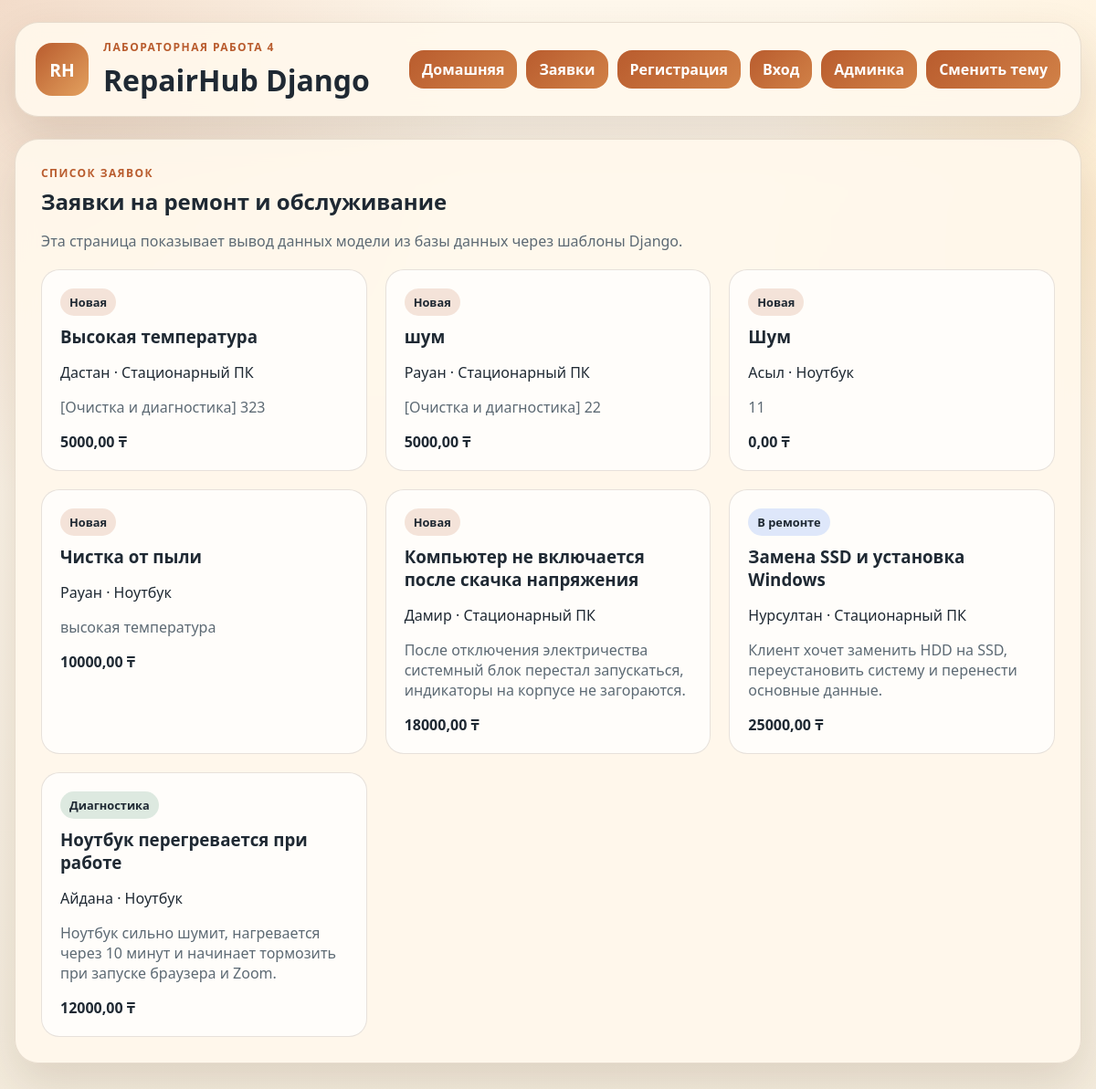
Screenshot of /requests/ with the database file from the repository.
### accounts/models.py (models this page shows, shortened)
class ServiceRequest(models.Model):
    DEVICE_CHOICES = [
        ("pc", "Стационарный ПК"),
        ("laptop", "Ноутбук"),
        ("monoblock", "Моноблок"),
        ("other", "Другое устройство"),
    ]
    STATUS_CHOICES = [
        ("new", "Новая"),
        ("diagnostic", "Диагностика"),
        ("repair", "В ремонте"),
        ("done", "Завершена"),
    ]
    title = models.CharField(max_length=120, verbose_name="Название заявки")
    customer_name = models.CharField(max_length=120, verbose_name="Имя клиента")
    device_type = models.CharField(max_length=20, choices=DEVICE_CHOICES, verbose_name="Тип устройства")
    problem_description = models.TextField(verbose_name="Описание проблемы")
    estimated_price = models.DecimalField(max_digits=10, decimal_places=2, verbose_name="Оценочная стоимость")
    status = models.CharField(max_length=20, choices=STATUS_CHOICES, default="new", verbose_name="Статус")
    created_at = models.DateTimeField(auto_now_add=True, verbose_name="Дата создания")
    class Meta:
        ordering = ["-created_at"]
        verbose_name = "Заявка на ремонт"
        verbose_name_plural = "Заявки на ремонт"

### accounts/views.py (the view)
# urls.py: path("requests/", service_request_list, name="service_requests"),
def service_request_list(request):
    requests = ServiceRequest.objects.all()
    return render(request, "accounts/service_requests.html", {"service_requests": requests})

### templates/accounts/service_requests.html (shortened to what this page needs)
{% extends "base.html" %}
{% block content %}
<main>
    <section class="section-card">
        <p class="eyebrow">Список заявок</p>
        <h2>Заявки на ремонт и обслуживание</h2>
        <p class="muted">Эта страница показывает вывод данных модели из базы данных через шаблоны Django.</p>
        <div class="request-grid">
            {% for request in service_requests %}
                <a class="request-card" href="{% url 'service_request_detail' request.id %}">
                    <span class="status-badge status-{{ request.status }}">{{ request.get_status_display }}</span>
                    <h3>{{ request.title }}</h3>
                    <p>{{ request.customer_name }} · {{ request.get_device_type_display }}</p>
                    <p class="muted">{{ request.problem_description|truncatechars:120 }}</p>
                    <strong>{{ request.estimated_price }} ₸</strong>
                </a>
            {% empty %}
                <div class="request-card">
                    <h3>Записей пока нет</h3>
                    <p class="muted">Создайте записи в админке, чтобы они появились на этой странице.</p>
                </div>
            {% endfor %}
        </div>
    </section>
</main>
{% endblock %}

### templates/base.html (shortened to what this page needs)
{% load static %}
<!DOCTYPE html>
<html lang="ru">
<head>
    <link rel="stylesheet" href="{% static 'django/css/site.css' %}">
</head>
<body>
    <div class="page-shell">
        <header class="site-header">
            <div class="brand">
                <a class="brand-mark" href="{% url 'home' %}">RH</a>
                <div>
                    <p class="eyebrow">Лабораторная работа 4</p>
                    <h1>RepairHub Django</h1>
                </div>
            </div>
            <nav class="site-nav">
                <a href="{% url 'home' %}">Домашняя</a>
                <a href="{% url 'service_requests' %}">Заявки</a>
                {% if user.is_authenticated %}
                    <a href="{% url 'profile' %}">Профиль</a>
                    <a href="{% url 'logout' %}">Выход</a>
                {% else %}
                    <a href="{% url 'register' %}">Регистрация</a>
                    <a href="{% url 'login' %}">Вход</a>
                {% endif %}
                <a href="/admin/">Админка</a>
                <button type="button" class="theme-toggle" id="themeToggle">Сменить тему</button>
            </nav>
        </header>
        {% block content %}{% endblock %}
    </div>
</body>
</html>

### static/django/css/site.css (style rules this page uses)
:root { --bg: #f5efe4; --surface: rgba(255, 248, 236, 0.92); --surface-strong: #fffdfa; --text: #1f2933; --muted: #5d6a74; --line: rgba(104, 84, 55, 0.16); --accent: #b95c2e; --accent-dark: #934520; --shadow: 0 22px 50px rgba(76, 53, 31, 0.14); --success: #2f855a; --error: #c05645; }
* { box-sizing: border-box; }
body { margin: 0; min-height: 100vh; font-family: "Trebuchet MS", "Segoe UI", sans-serif; color: var(--text); background: radial-gradient(circle at top left, rgba(185, 92, 46, 0.18), transparent 32%), radial-gradient(circle at right 20%, rgba(255, 212, 146, 0.28), transparent 24%), linear-gradient(180deg, #fff8ec 0%, #f4ecdd 100%); }
a { color: inherit; text-decoration: none; }
.page-shell { width: min(1180px, calc(100% - 32px)); margin: 0 auto; padding: 24px 0 40px; }
.site-header, .section-card, .hero-card, .message-card { border: 1px solid var(--line); border-radius: 26px; background: var(--surface); box-shadow: var(--shadow); backdrop-filter: blur(12px); }
.site-header { display: flex; justify-content: space-between; align-items: center; gap: 20px; padding: 18px 22px; margin-bottom: 24px; }
.brand { display: flex; align-items: center; gap: 16px; }
.brand h1, .hero-card h2, .section-card h2, .section-card h3 { margin: 0; }
.brand-mark { display: grid; place-items: center; width: 58px; height: 58px; border-radius: 18px; background: linear-gradient(135deg, var(--accent), #e3a15f); color: #fff; font-weight: 800; font-size: 1.2rem; }
.eyebrow { margin: 0 0 6px; color: var(--accent); text-transform: uppercase; letter-spacing: 0.12em; font-size: 0.75rem; font-weight: 700; }
.site-nav { display: flex; flex-wrap: wrap; gap: 10px; }
.site-nav a, .button-link, button, .theme-toggle { display: inline-flex; align-items: center; justify-content: center; min-height: 46px; padding: 12px 18px; border-radius: 16px; border: none; background: linear-gradient(135deg, var(--accent), #d18147); color: #fff; font: inherit; font-weight: 700; cursor: pointer; }
.site-nav a { min-height: 42px; padding: 10px 14px; }
.theme-toggle { min-height: 42px; padding: 10px 14px; }
.lead, .muted, .info-card span, .form-field small { color: var(--muted); }
.info-panel, .content-grid, .profile-layout, .request-grid, .detail-grid { display: grid; gap: 20px; }
.request-grid { grid-template-columns: repeat(3, minmax(0, 1fr)); margin-top: 20px; }
.request-card, .detail-item { display: block; padding: 20px; border: 1px solid var(--line); border-radius: 20px; background: var(--surface-strong); }
.request-card h3, .request-card h4, .detail-item p, .detail-item strong { margin: 10px 0 0; }
.status-badge { display: inline-flex; padding: 6px 10px; border-radius: 999px; font-size: 0.8rem; font-weight: 700; }
.status-new { background: rgba(185, 92, 46, 0.16); }
.status-diagnostic { background: rgba(47, 133, 90, 0.16); }
.status-repair { background: rgba(52, 120, 246, 0.16); }
.section-card { padding: 28px; }

### rows the page displays
ServiceRequest: status "Новая", title "Высокая температура", customer_name "Дастан", device_type "Стационарный ПК", problem_description "[Очистка и диагностика] 323", estimated_price "5000,00"
ServiceRequest: status "Новая", title "шум", customer_name "Рауан", device_type "Стационарный ПК", problem_description "[Очистка и диагностика] 22", estimated_price "5000,00"
ServiceRequest: status "Новая", title "Шум", customer_name "Асыл", device_type "Ноутбук", problem_description "11", estimated_price "0,00"
ServiceRequest: status "Новая", title "Чистка от пыли", customer_name "Рауан", device_type "Ноутбук", problem_description "высокая температура", estimated_price "10000,00"
ServiceRequest: status "Новая", title "Компьютер не включается после скачка напряжения", customer_name "Дамир", device_type "Стационарный ПК", problem_description "После отключения электричества системный блок перестал запускаться, индикаторы на корпусе не загораются.", estimated_price "18000,00"
ServiceRequest: status "В ремонте", title "Замена SSD и установка Windows", customer_name "Нурсултан", device_type "Стационарный ПК", problem_description "Клиент хочет заменить HDD на SSD, переустановить систему и перенести основные данные.", estimated_price "25000,00"
ServiceRequest: status "Диагностика", title "Ноутбук перегревается при работе", customer_name "Айдана", device_type "Ноутбук", problem_description "Ноутбук сильно шумит, нагревается через 10 минут и начинает тормозить при запуске браузера и Zoom.", estimated_price "12000,00"
